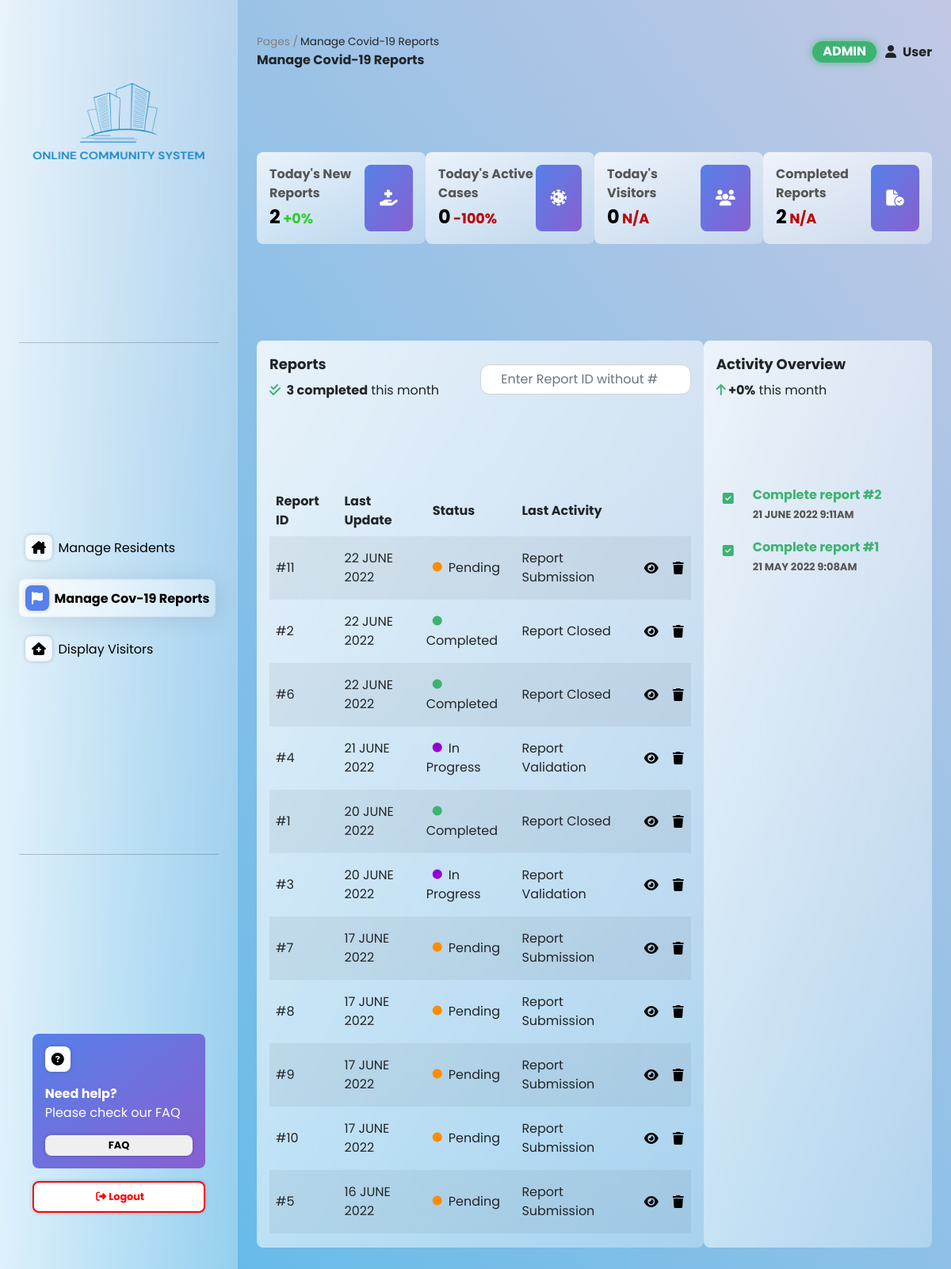
The page /admin/managecovreport.php (signed in) on the database its author committed.
### tables this page shows
CREATE TABLE `cov_report` (
  `ReportID` int(11) NOT NULL AUTO_INCREMENT,
  `resident_id` int(11) NOT NULL,
  `DateCreated` date NOT NULL DEFAULT current_timestamp(),
  `Description` varchar(255) NOT NULL,
  `LastActivityDate` date NOT NULL,
  `LastActivityHour` time NOT NULL,
  `ReportStatus` varchar(255) NOT NULL,
  `LastActivity` varchar(255) NOT NULL,
  `Block` varchar(5) NOT NULL,
  `FloorLevel` int(5) NOT NULL,
  `unit_no` varchar(255) NOT NULL,
  `Note` varchar(255) DEFAULT NULL,
  `startQuarantine` date DEFAULT NULL,
  `endQuarantine` date DEFAULT NULL,
  PRIMARY KEY (`ReportID`)
);

CREATE TABLE `ADMIN_ACTIVITY` (
	`AdminActivityID` INT NOT NULL AUTO_INCREMENT,
	`ReportID` INT NOT NULL,
	`admin_id` INT NOT NULL,
	`Activity` VARCHAR(255) NOT NULL,
	`ActivityDate` DATE NOT NULL,
	`ActivityHour` TIME NOT NULL,
	PRIMARY KEY (`AdminActivityID`),
	FOREIGN KEY (`admin_id`) REFERENCES `Admin`(`admin_id`)
);

### admin/managecovreport.php (the view, shortened to what the rows shown need)
<?php
include_once('../assets/php/config.php');
?>
<?php
function getcirclecolor($reportstatus)
{
  if ($reportstatus == "Rejected") {
    return "<i class=\"fa-solid fa-circle fa-xs\" id=\"delete\"></i>";
  } else if ($reportstatus == "In Progress") {
    return "<i class=\"fa-solid fa-circle fa-xs\" id=\"inprogress\"></i>";
  } else if ($reportstatus == "Pending") {
    return "<i class=\"fa-solid fa-circle fa-xs\" id=\"pending\"></i>";
  } else if ($reportstatus == "Completed") {
    return "<i class=\"fa-solid fa-circle fa-xs\" id=\"completed\"></i>";
  }
}
function getactivityinfo($activity)
{
  $activityinfo = [
    'id' => '',
    'class' => ''
  ];
  if ($activity == "Inspection begin for report") {
    $activityinfo['id'] = "inspectionbegin";
    $activityinfo['class'] = "fa-magnifying-glass";
    return $activityinfo;
  } else if ($activity == "Call the respondent of report") {
    $activityinfo['id'] = "call";
    $activityinfo['class'] = "fa-phone";
    return $activityinfo;
  } else if ($activity == "Validate report") {
    $activityinfo['id'] = "validate";
    $activityinfo['class'] = "fa-check";
    return $activityinfo;
  } else if ($activity == "Complete report") {
    $activityinfo['id'] = "completed";
    $activityinfo['class'] = "fa-square-check";
    return $activityinfo;
  } else if ($activity == "Reject report") {
    $activityinfo['id'] = "reject";
    $activityinfo['class'] = "fa-circle-exclamation";
    return $activityinfo;
  } else if ($activity == "Update note in report") {
    $activityinfo['id'] = "note";
    $activityinfo['class'] = "fa-notes-medical";
    return $activityinfo;
  } else if ($activity == "Delete report") {
    $activityinfo['id'] = "delete";
    $activityinfo['class'] = "fa-trash";
    return $activityinfo;
  }
}
?>
<!DOCTYPE html>
<html lang="en">
<head>
  <link href="https://cdn.jsdelivr.net/npm/bootstrap@5.0.2/dist/css/bootstrap.min.css" rel="stylesheet" />
  <link rel="stylesheet" type="text/css" href="../assets/css/stylesheet.css" />
</head>
<body>
  <main>
    <div class="glass">
      <div class="face">
        <div class="reportboard">
          <div class="reportlist glasscard">
                  <span><?php
                        $monthnow = date('m');
                        $stmtmonthReport = $connection->prepare("SELECT * FROM cov_report WHERE ReportStatus = 'Completed' AND month(LastActivityDate) = ?");
                        $stmtmonthReport->bind_param("s", $monthnow);
                        $stmtmonthReport->execute();
                        $result = $stmtmonthReport->get_result();
                        ?> completed</span>
            <div class="wrapaccord">
              <table class="table table-striped table-hover table-borderless managecovreport">
                <thead>
                  <tr>
                    <th scope="col">Report ID</th>
                    <th scope="col">Last Update</th>
                    <th scope="col">Status</th>
                    <th scope="col">Last Activity</th>
                  </tr>
                </thead>
                <tbody>
                  <?php
                  if (isset($_GET['searchid'])) {
                    $searchid = $_GET['searchid'];
                    $stmtColumn = $connection->prepare("SELECT * FROM cov_report WHERE ReportID = ? ORDER BY LastActivityDate DESC, LastActivityHour DESC");
                    $stmtColumn->bind_param("s", $searchid);
                    $stmtColumn->execute();
                    $result = $stmtColumn->get_result();
                    $stmtColumn->close();
                  } else {
                    $sql = "SELECT * FROM cov_report ORDER BY LastActivityDate DESC, LastActivityHour DESC";
                    $result = mysqli_query($connection, $sql);
                  }
                  while ($res = $result->fetch_assoc()) {
                    $reportid = $res["ReportID"];
                    $lastdate = $res["LastActivityDate"];
                    $reportstatus = $res["ReportStatus"];
                    $lastactivity = $res["LastActivity"];
                    $reallastdate = strtoupper(date("j F Y", strtotime($lastdate)));
                    $circlecolor = getcirclecolor($reportstatus);
                  ?>
                    <tr data-id=<?php echo $reportid; ?>>
                      <td>#<?php echo $reportid; ?></td>
                      <td><?php echo $reallastdate; ?></td>
                      <td><?php echo $circlecolor, $reportstatus; ?></td>
                      <td><?php echo $lastactivity; ?></td>
                      <td><button type="button" class="btn p-0 editreportbutton"><i class="fa-solid fa-eye"></i></button></td>
                      <td><button type="button" class="btn p-0 deletereportbutton"><i class="fa-solid fa-trash"></i></button></td>
                    </tr>
                  <?php
                  }
                  ?>
                </tbody>
              </table>
            </div>
          </div>
          <div class="reportactivity glasscard">
            <div class="bottomactivity" id="activitylist">
              <?php
              $adminid = $_SESSION['adminid'];
              $stmtActivity = $connection->prepare("SELECT * FROM admin_activity WHERE admin_id=? ORDER BY ActivityDate DESC, ActivityHour DESC");
              $stmtActivity->bind_param("s", $adminid);
              $stmtActivity->execute();
              $result = $stmtActivity->get_result();
              while ($res = $result->fetch_assoc()) {
                $reportid = $res["ReportID"];
                $lastdate = $res["ActivityDate"];
                $lasthour = $res["ActivityHour"];
                $activity = $res["Activity"];
                $reallasthour = date("g:iA", strtotime($lasthour));
                $reallastdate = strtoupper(date("j F Y", strtotime($lastdate)));
              ?>
                <div class="activity" id="<?php echo getactivityinfo($activity)['id']; ?>"><i class="fa-solid <?php echo getactivityinfo($activity)['class']; ?>"></i>
                  <div class="activitytext">
                    <span>
                      <?php echo "$activity #$reportid"; ?>
                    </span>
                    <span>
                      <?php echo "$reallastdate $reallasthour"; ?>
                    </span>
                  </div>
                </div>
              <?php
              }
              ?>
            </div>
          </div>
        </div>
      </div>
    </div>
  </main>
</body>
</html>

### rows shown on the page
cov_report: ReportID "11", LastActivityDate "22 JUNE 2022", ReportStatus "Pending", LastActivity "Report Submission"
cov_report: ReportID "2", LastActivityDate "22 JUNE 2022", ReportStatus "Completed", LastActivity "Report Closed"
cov_report: ReportID "6", LastActivityDate "22 JUNE 2022", ReportStatus "Completed", LastActivity "Report Closed"
cov_report: ReportID "4", LastActivityDate "21 JUNE 2022", ReportStatus "In Progress", LastActivity "Report Validation"
cov_report: ReportID "1", LastActivityDate "20 JUNE 2022", ReportStatus "Completed", LastActivity "Report Closed"
cov_report: ReportID "3", LastActivityDate "20 JUNE 2022", ReportStatus "In Progress", LastActivity "Report Validation"
cov_report: ReportID "7", LastActivityDate "17 JUNE 2022", ReportStatus "Pending", LastActivity "Report Submission"
cov_report: ReportID "8", LastActivityDate "17 JUNE 2022", ReportStatus "Pending", LastActivity "Report Submission"
cov_report: ReportID "9", LastActivityDate "17 JUNE 2022", ReportStatus "Pending", LastActivity "Report Submission"
cov_report: ReportID "10", LastActivityDate "17 JUNE 2022", ReportStatus "Pending", LastActivity "Report Submission"
cov_report: ReportID "5", LastActivityDate "16 JUNE 2022", ReportStatus "Pending", LastActivity "Report Submission"
admin_activity: Activity "Complete report", ReportID "2", ActivityDate "21 JUNE 2022", ActivityHour "9:11AM"
admin_activity: Activity "Complete report", ReportID "1", ActivityDate "21 MAY 2022", ActivityHour "9:08AM"

### other values the page prints
$todayReport "2"
$todayCase "0"
$newper "100"
$todayV "0"
$todayComReport "2"
$monthReport "3"
